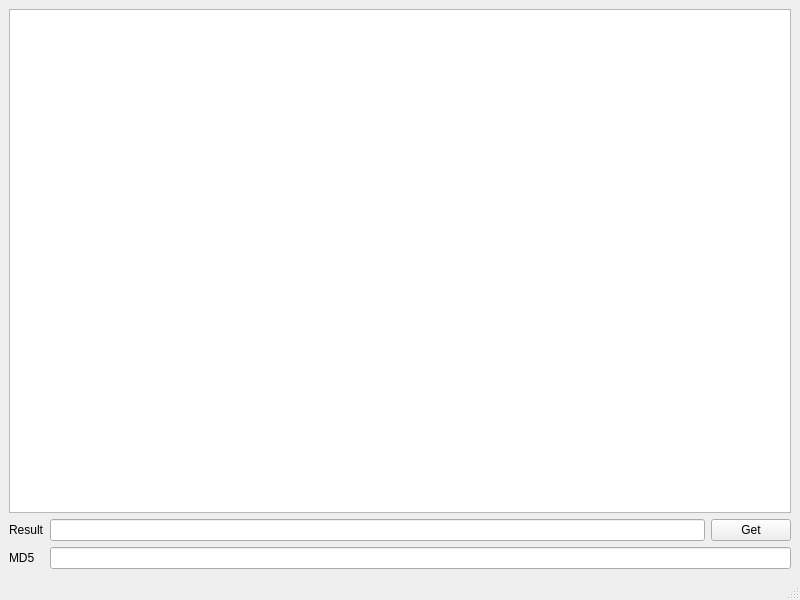
<?xml version="1.0" encoding="UTF-8"?>
<ui version="4.0">
 <class>MainWindow</class>
 <widget class="QMainWindow" name="MainWindow">
  <property name="geometry">
   <rect>
    <x>0</x>
    <y>0</y>
    <width>800</width>
    <height>600</height>
   </rect>
  </property>
  <property name="windowTitle">
   <string>MainWindow</string>
  </property>
  <widget class="QWidget" name="centralwidget">
   <layout class="QGridLayout" name="gridLayout">
    <item row="1" column="0">
     <widget class="QLabel" name="labelResult">
      <property name="text">
       <string>Result</string>
      </property>
     </widget>
    </item>
    <item row="2" column="0">
     <widget class="QLabel" name="labelMD5">
      <property name="text">
       <string>MD5</string>
      </property>
     </widget>
    </item>
    <item row="1" column="1">
     <widget class="QLineEdit" name="lineEditResult"/>
    </item>
    <item row="1" column="2">
     <widget class="QPushButton" name="buttonGet">
      <property name="text">
       <string>Get</string>
      </property>
     </widget>
    </item>
    <item row="2" column="1" colspan="2">
     <widget class="QLineEdit" name="lineEditMD5"/>
    </item>
    <item row="0" column="0" colspan="3">
     <widget class="QPlainTextEdit" name="textSource"/>
    </item>
   </layout>
  </widget>
  <widget class="QMenuBar" name="menubar">
   <property name="geometry">
    <rect>
     <x>0</x>
     <y>0</y>
     <width>800</width>
     <height>29</height>
    </rect>
   </property>
  </widget>
  <widget class="QStatusBar" name="statusbar"/>
 </widget>
 <resources/>
 <connections/>
</ui>
